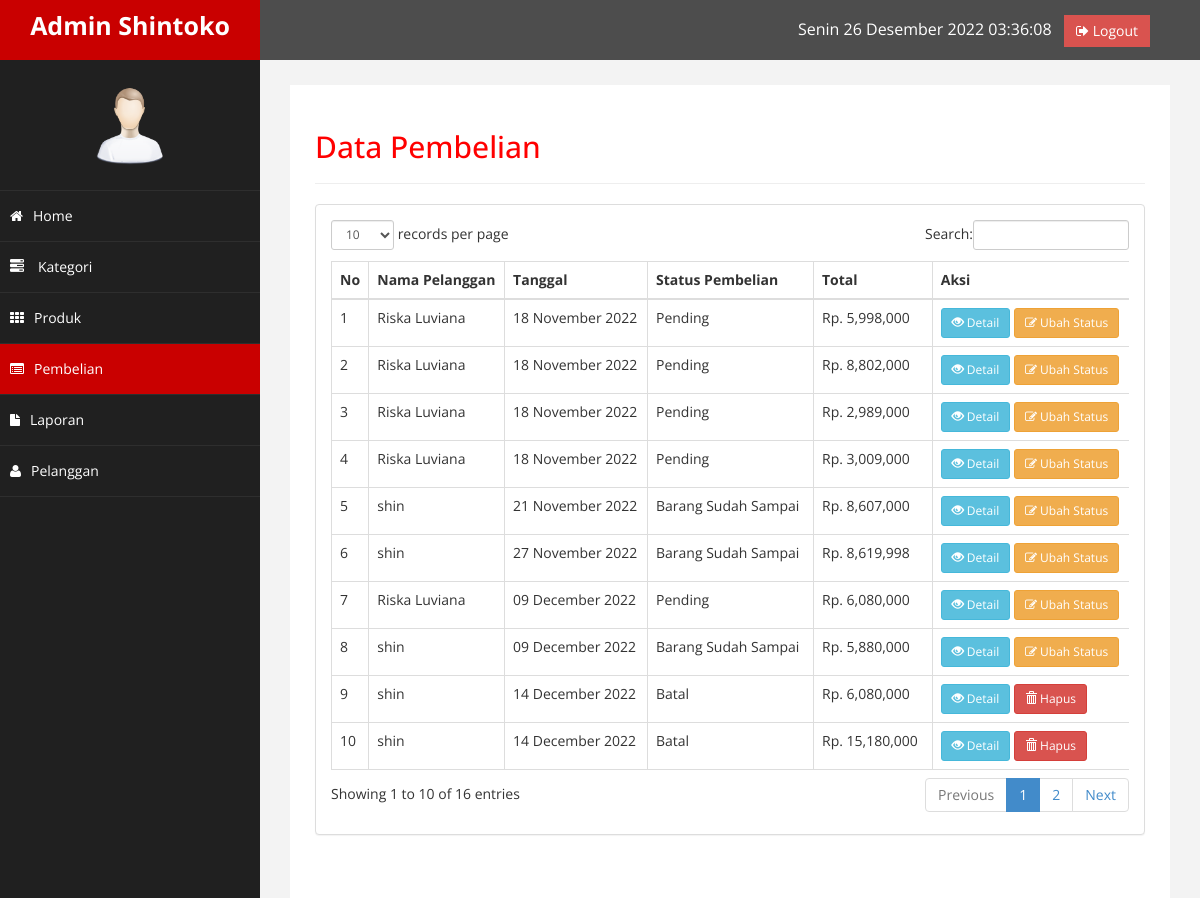
Page /admin/index.php?halaman=pembelian (signed in) on the committed database.
### tables this page shows
CREATE TABLE `pembelian` (
  `id_pembelian` int(11) NOT NULL AUTO_INCREMENT,
  `id_pelanggan` int(11) NOT NULL,
  `tanggal_pembelian` date NOT NULL,
  `total_pembelian` int(11) NOT NULL,
  `alamat_pengiriman` text NOT NULL,
  `status_pembelian` varchar(100) NOT NULL DEFAULT 'Pending',
  `resi_pengiriman` varchar(50) NOT NULL,
  `totalberat` int(11) NOT NULL,
  `provinsi` varchar(255) NOT NULL,
  `distrik` varchar(255) NOT NULL,
  `tipe` varchar(255) NOT NULL,
  `kodepos` varchar(255) NOT NULL,
  `ekspedisi` varchar(255) NOT NULL,
  `paket` varchar(255) NOT NULL,
  `ongkir` int(11) NOT NULL,
  `estimasi` varchar(255) NOT NULL,
  PRIMARY KEY (`id_pembelian`)
);

CREATE TABLE `pelanggan` (
  `id_pelanggan` int(11) NOT NULL AUTO_INCREMENT,
  `email_pelanggan` varchar(100) NOT NULL,
  `password_pelanggan` varchar(50) NOT NULL,
  `nama_pelanggan` varchar(100) NOT NULL,
  `telepon_pelanggan` varchar(25) NOT NULL,
  `alamat_pelanggan` text NOT NULL,
  PRIMARY KEY (`id_pelanggan`)
);

### admin/pembelian.php (the view, shortened to what this page needs)
<h2>Data Pembelian</h2>
<hr>
<div class="row">
	<div class="col-md-12">
		<div class="panel panel-default">
			<div class="panel-body">
				<div class="table-responsive">
					<table class="table table-bordered" id="dataTables-example">
						<thead>
							<tr>
								<th>No</th>
								<th>Nama Pelanggan</th>
								<th>Tanggal</th>
								<th>Status Pembelian</th>
								<th>Total</th>
								<th>Aksi</th>
							</tr>
						</thead>
						<tbody>
							<?php $nomor=1; ?>
							<?php $ambil=$koneksi->query("SELECT * FROM pembelian JOIN pelanggan ON pembelian.id_pelanggan=pelanggan.id_pelanggan"); ?>
							<?php while($pecah=$ambil->fetch_assoc()) { ?>
								<tr>
									<td><?php echo $nomor; ?></td>
									<td><?php echo $pecah['nama_pelanggan']; ?></td>
									<td><?php echo date("d F Y",strtotime($pecah['tanggal_pembelian'])); ?></td>
									<td><?php echo $pecah['status_pembelian'] ; ?></td>
									<td>Rp. <?php echo number_format($pecah['total_pembelian']); ?></td>
									<td>
										<a href="index.php?halaman=detail&id=<?php echo $pecah['id_pembelian'] ?>"
											class="btn btn-info btn-sm"><i class="glyphicon glyphicon-eye-open"></i> Detail</a>
										<?php if ($pecah['status_pembelian']!=="Batal" && $pecah['status_pembelian']!=="Sudah Kirim Pembayaran"): ?>
											<a href="index.php?halaman=ubahstatus&id=<?php echo $pecah['id_pembelian'] ?>"
											class="btn btn-warning btn-sm"><i class="fa fa-edit "></i> Ubah Status</a>
										<?php endif ?>
										<?php if ($pecah['status_pembelian']=="Batal"): ?>
											<a href="index.php?halaman=hapuspembelian&id=<?php echo $pecah['id_pembelian'] ?>"
											class="btn btn-danger btn-sm"><i class="glyphicon glyphicon-trash"></i> Hapus</a>
										<?php endif ?>
									</td>
								</tr>
								<?php $nomor++; ?>
							<?php } ?>
						</tbody>
					</table>
				</div>
			</div>
		</div>

### admin/assets/css/custom.css (style rules this page uses)
body { font-family: 'Open Sans', sans-serif; }
h2 { color: #f00; }

### admin/index.php (style rules this page uses)
.table-responsive { min-height: .01% !important; overflow-x: auto !important; }

### rows in the picture
pembelian: id_pelanggan.nama_pelanggan "Riska Luviana", tanggal_pembelian "18 November 2022", status_pembelian "Pending", total_pembelian "5,998,000"
pembelian: id_pelanggan.nama_pelanggan "Riska Luviana", tanggal_pembelian "18 November 2022", status_pembelian "Pending", total_pembelian "8,802,000"
pembelian: id_pelanggan.nama_pelanggan "Riska Luviana", tanggal_pembelian "18 November 2022", status_pembelian "Pending", total_pembelian "2,989,000"
pembelian: id_pelanggan.nama_pelanggan "Riska Luviana", tanggal_pembelian "18 November 2022", status_pembelian "Pending", total_pembelian "3,009,000"
pembelian: id_pelanggan.nama_pelanggan "shin", tanggal_pembelian "21 November 2022", status_pembelian "Barang Sudah Sampai", total_pembelian "8,607,000"
pembelian: id_pelanggan.nama_pelanggan "shin", tanggal_pembelian "27 November 2022", status_pembelian "Barang Sudah Sampai", total_pembelian "8,619,998"
pembelian: id_pelanggan.nama_pelanggan "Riska Luviana", tanggal_pembelian "09 December 2022", status_pembelian "Pending", total_pembelian "6,080,000"
pembelian: id_pelanggan.nama_pelanggan "shin", tanggal_pembelian "09 December 2022", status_pembelian "Barang Sudah Sampai", total_pembelian "5,880,000"
pembelian: id_pelanggan.nama_pelanggan "shin", tanggal_pembelian "14 December 2022", status_pembelian "Batal", total_pembelian "6,080,000"
pembelian: id_pelanggan.nama_pelanggan "shin", tanggal_pembelian "14 December 2022", status_pembelian "Batal", total_pembelian "15,180,000"
